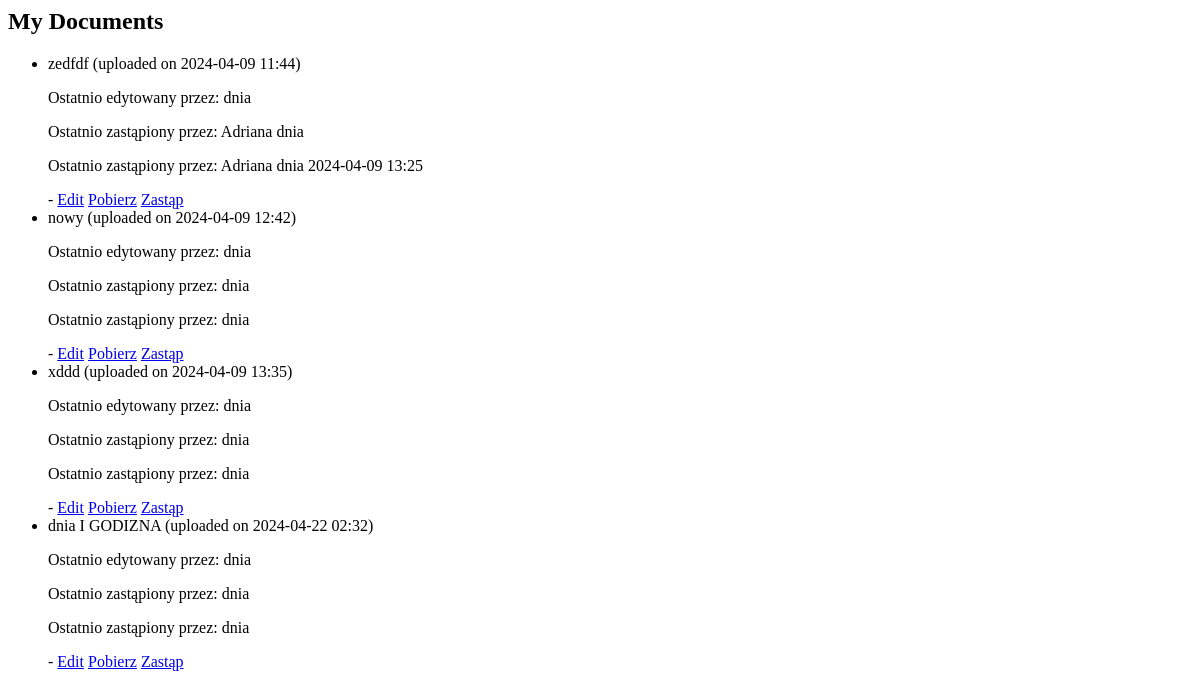
The page /documents/ (signed in) on the database as committed earlier.
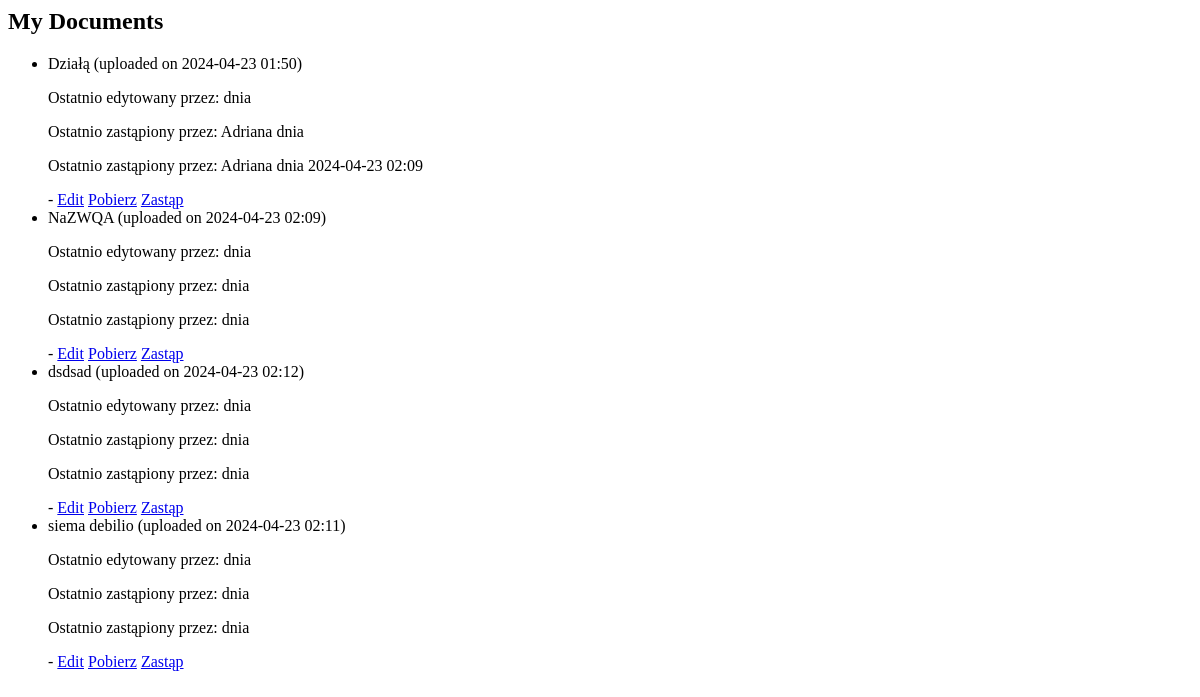
The same page on the database as committed later.
### base/models.py (models this page shows, shortened)
class Document(models.Model):
    title = models.CharField(max_length=255)
    file = models.FileField(upload_to='documents/')
    author = models.ForeignKey(Profile, on_delete=models.CASCADE)
    created_at = models.DateTimeField(auto_now_add=True)
    is_public = models.BooleanField(default=False)
    public_key = models.ForeignKey('PublicKey', on_delete=models.SET_NULL, null=True, blank=True)
    class Meta:
        abstract = True

class HRDocument(Document):
    last_edited_by = models.ForeignKey(Profile, on_delete=models.SET_NULL, null=True, blank=True, related_name='hrdocument_last_edited')
    last_replaced_by = models.ForeignKey(Profile, on_delete=models.SET_NULL, null=True, blank=True, related_name='hrdocument_last_replaced')
    last_replaced_at = models.DateTimeField(null=True, blank=True)
    recipient = models.ForeignKey(Profile, related_name='received_documents_HR', on_delete=models.SET_NULL, null=True, blank=True)

class Profile(models.Model):
    USER_ROLES = (
        ('superadmin', 'Super Administrator'),
        ('admin', 'Administrator'),
        ('manager', 'Manager'),
        ('employee', 'Pracownik'),
        ('guest', 'Gość'),
    )
    USER_DEPARTMENT = (
        ('HR', 'HR'),
        ('IT', 'IT'),
        ('SALES', 'SALES'),
        ('FINANCE', 'FINANCE'),
        ('LOGISTICS', 'LOGISTICS'),
    )
    username = models.CharField(max_length=100, unique=True)
    email = models.EmailField(max_length=100, unique=True)
    password = models.CharField(max_length=128)
    role = models.CharField(max_length=20, choices=USER_ROLES, default='guest')
    department = models.CharField(max_length=100, choices=USER_DEPARTMENT, default='HR')

class ITDocument(Document):
    last_edited_by = models.ForeignKey(Profile, on_delete=models.SET_NULL, null=True, blank=True, related_name='itdocument_last_edited')
    last_replaced_by = models.ForeignKey(Profile, on_delete=models.SET_NULL, null=True, blank=True, related_name='itdocument_last_replaced')
    last_replaced_at = models.DateTimeField(null=True, blank=True)
    recipient = models.ForeignKey(Profile, related_name='received_documents_IT', on_delete=models.SET_NULL, null=True, blank=True)

### base/views.py (the view)
# urls.py: path('documents/', views.document_list, name='documents'),
def document_list(request):
    if not request.session.get('user_id'):
        return redirect('login')
    user_id = request.session.get('user_id')
    hr_documents = HRDocument.objects.filter(author_id=user_id)
    sales_documents = SalesDocument.objects.filter(author_id=user_id)
    it_documents = ITDocument.objects.filter(author_id=user_id)
    documents = list(hr_documents) + list(sales_documents) + list(it_documents)
    return render(request, 'base/document_list.html', {'documents': documents})

### base/templates/base/document_list.html
<h2>My Documents</h2>
<ul>
  {% for document in documents %}
    <li>
      {{ document.title }} (uploaded on {{ document.created_at|date:"Y-m-d H:i" }})<p>Ostatnio edytowany przez: {{ document.last_edited_by.username }} dnia {{ document.updated_at }}</p>
      <p>Ostatnio zastąpiony przez: {{ document.last_replaced_by.username }} dnia {{ document.updated_at|date:"Y-m-d H:i" }}</p>
      <p>Ostatnio zastąpiony przez: {{ document.last_replaced_by.username }} dnia {{ document.last_replaced_at|date:"Y-m-d H:i" }}</p>
      - <a href="{% url 'document_edit' document.id %}">Edit</a>
      <a href="{{ document.file.url }}" download="{{ document.file.name }}">Pobierz</a>
      <a href="{% url 'document_replace' document.id %}">Zastąp</a>
    </li>
  {% endfor %}
</ul>

Rows that differ between the two databases and show on the page:
removed HRDocument: title "zedfdf", created_at "2024-04-09 11:44", last_replaced_by.username "Adriana", last_replaced_at "2024-04-09 13:25"
removed HRDocument: title "nowy", created_at "2024-04-09 12:42"
removed HRDocument: title "xddd", created_at "2024-04-09 13:35"
removed HRDocument: title "dnia I GODIZNA", created_at "2024-04-22 02:32"
added HRDocument: title "Działą", created_at "2024-04-23 01:50", last_replaced_by.username "Adriana", last_replaced_at "2024-04-23 02:09"
added HRDocument: title "NaZWQA", created_at "2024-04-23 02:09"
added HRDocument: title "dsdsad", created_at "2024-04-23 02:12"
added ITDocument: title "siema debilio", created_at "2024-04-23 02:11"
